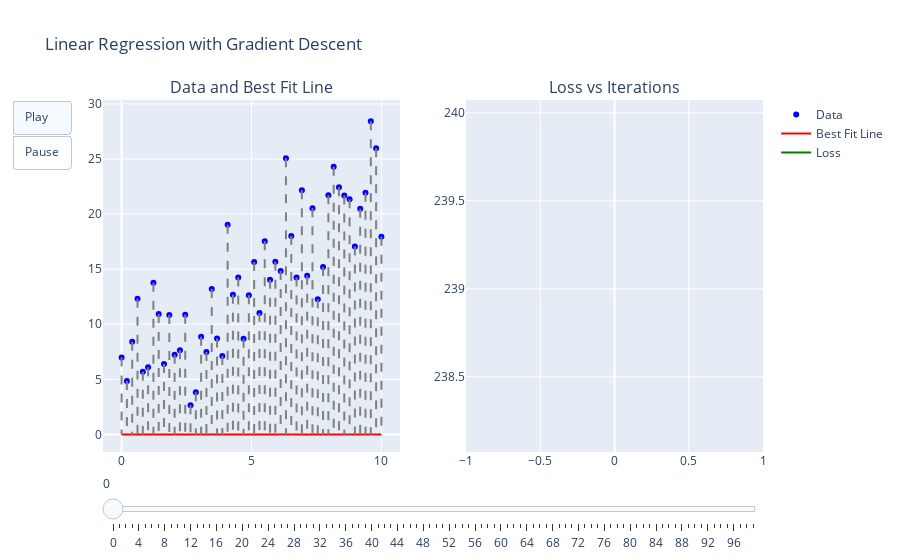

Notebook source saved alongside this figure:
### Markdown cell above
## Simple line fitting using mean squared error cost function

### Code cell
import numpy as np
import plotly.graph_objects as go
from plotly.subplots import make_subplots

# ----------------------------
# Data Generation
# ----------------------------
def generate_data(m=2, c=3, n=50, noise=5, seed=42):
    np.random.seed(seed)
    X = np.linspace(0, 10, n)
    y = m * X + c + np.random.randn(n) * noise
    return X, y

# ----------------------------
# Gradient Descent
# ----------------------------
def gradient_descent(X, y, lr=0.001, iters=100, init_m=0, init_c=0):
    m, c = init_m, init_c
    n = len(y)
    losses, params = [], []

    for _ in range(iters):
        y_pred = m * X + c
        error = y_pred - y

        dm = (2/n) * np.dot(error, X)
        dc = (2/n) * np.sum(error)

        m -= lr * dm
        c -= lr * dc

        loss = np.mean(error**2)
        losses.append(loss)
        params.append((m, c, y_pred))
    return params, losses

# ----------------------------
# Parameters
# ----------------------------
true_m, true_c = 2, 5
noise = 4
n_points = 50
lr = 0.001
iterations = 100
init_m, init_c = 0, 0

X, y = generate_data(m=true_m, c=true_c, n=n_points, noise=noise)
params, losses = gradient_descent(X, y, lr=lr, iters=iterations,
                                  init_m=init_m, init_c=init_c)

# ----------------------------
# Helper: Build projection trace
# ----------------------------
def make_projection_trace(X, y, y_pred):
    x_proj, y_proj = [], []
    for xi, yi, ypi in zip(X, y, y_pred):
        x_proj += [xi, xi, None]
        y_proj += [yi, ypi, None]
    return x_proj, y_proj

# ----------------------------
# Initial traces (static + placeholders)
# ----------------------------
fig = make_subplots(rows=1, cols=2,
                    subplot_titles=("Data and Best Fit Line", "Loss vs Iterations"))

# Trace 0 = static data points (will never change)
fig.add_trace(go.Scatter(x=X, y=y, mode='markers',
                         marker=dict(color='blue'), name='Data'),
              row=1, col=1)

# Trace 1 = best-fit line (animated)
fig.add_trace(go.Scatter(x=X, y=params[0][2], mode='lines',
                         line=dict(color='red'), name='Best Fit Line'),
              row=1, col=1)

# Trace 2 = projections (animated)
x_proj, y_proj = make_projection_trace(X, y, params[0][2])
fig.add_trace(go.Scatter(x=x_proj, y=y_proj, mode='lines',
                         line=dict(color='gray', dash='dash'),
                         showlegend=False),
              row=1, col=1)

# Trace 3 = loss curve (animated)
fig.add_trace(go.Scatter(x=[0], y=[losses[0]], mode='lines',
                         line=dict(color='green'), name='Loss'),
              row=1, col=2)

# ----------------------------
# Frames (update traces 1, 2, 3 only)
# ----------------------------
frames = []
for i, (m, c, y_pred) in enumerate(params):
    # Projections
    x_proj, y_proj = make_projection_trace(X, y, y_pred)

    frames.append(go.Frame(
        data=[
            go.Scatter(x=X, y=y_pred),              # updates trace 1
            go.Scatter(x=x_proj, y=y_proj),         # updates trace 2
            go.Scatter(x=list(range(i+1)), y=losses[:i+1])  # updates trace 3
        ],
        traces=[1, 2, 3],  # which traces to update
        name=str(i)
    ))

# ----------------------------
# Layout + Controls
# ----------------------------
fig.update_layout(
    title="Linear Regression with Gradient Descent",
    updatemenus=[{
        "type": "buttons",
        "buttons": [
            {"label": "Play", "method": "animate",
             "args": [None, {"frame": {"duration": 100, "redraw": True},
                             "fromcurrent": True}]},
            {"label": "Pause", "method": "animate",
             "args": [[None], {"frame": {"duration": 0, "redraw": False},
                               "mode": "immediate"}]}
        ],
    }],
    sliders=[{
        "steps": [{"args": [[str(i)], {"frame": {"duration": 0, "redraw": True},
                                        "mode": "immediate"}],
                   "label": str(i), "method": "animate"} for i in range(iterations)]
    }]
)

fig.frames = frames
fig.show()

### Figure 1 — Plotly figure (JSON) as saved in the notebook; plotly's stock layout.template omitted (floating-point values rounded to 4 significant figures; data arrays with more than 128 entries replaced by an {"elided": "..."} marker saying what was removed)
{"data": [{"marker": {"color": "blue"}, "mode": "markers", "name": "Data", "type": "scatter", "x": [0.0, 0.2041, 0.4082, 0.6122, 0.8163, 1.02, 1.224, 1.429, 1.633, 1.837, 2.041, 2.245, 2.449, 2.653, 2.857, 3.061, 3.265, 3.469, 3.673, 3.878, 4.082, 4.286, 4.49, 4.694, 4.898, 5.102, 5.306, 5.51, 5.714, 5.918, 6.122, 6.327, 6.531, 6.735, 6.939, 7.143, 7.347, 7.551, 7.755, 7.959, 8.163, 8.367, 8.571, 8.776, 8.98, 9.184, 9.388, 9.592, 9.796, 10.0], "xaxis": "x", "y": [6.987, 4.855, 8.407, 12.32, 5.696, 6.104, 13.77, 10.93, 6.387, 10.84, 7.228, 7.627, 10.87, 2.653, 3.815, 8.873, 7.479, 13.2, 8.715, 7.106, 19.03, 12.67, 14.25, 8.689, 12.62, 15.65, 11.01, 17.52, 14.03, 15.67, 14.84, 25.06, 18.01, 14.24, 22.17, 14.4, 20.53, 12.26, 15.2, 21.71, 24.28, 22.42, 21.68, 21.35, 17.05, 20.49, 21.93, 28.41, 25.97, 17.95], "yaxis": "y"}, {"line": {"color": "red"}, "mode": "lines", "name": "Best Fit Line", "type": "scatter", "x": [0.0, 0.2041, 0.4082, 0.6122, 0.8163, 1.02, 1.224, 1.429, 1.633, 1.837, 2.041, 2.245, 2.449, 2.653, 2.857, 3.061, 3.265, 3.469, 3.673, 3.878, 4.082, 4.286, 4.49, 4.694, 4.898, 5.102, 5.306, 5.51, 5.714, 5.918, 6.122, 6.327, 6.531, 6.735, 6.939, 7.143, 7.347, 7.551, 7.755, 7.959, 8.163, 8.367, 8.571, 8.776, 8.98, 9.184, 9.388, 9.592, 9.796, 10.0], "xaxis": "x", "y": [0.0, 0.0, 0.0, 0.0, 0.0, 0.0, 0.0, 0.0, 0.0, 0.0, 0.0, 0.0, 0.0, 0.0, 0.0, 0.0, 0.0, 0.0, 0.0, 0.0, 0.0, 0.0, 0.0, 0.0, 0.0, 0.0, 0.0, 0.0, 0.0, 0.0, 0.0, 0.0, 0.0, 0.0, 0.0, 0.0, 0.0, 0.0, 0.0, 0.0, 0.0, 0.0, 0.0, 0.0, 0.0, 0.0, 0.0, 0.0, 0.0, 0.0], "yaxis": "y"}, {"line": {"color": "gray", "dash": "dash"}, "mode": "lines", "showlegend": false, "type": "scatter", "x": {"elided": "150 float values"}, "xaxis": "x", "y": {"elided": "150 float values"}, "yaxis": "y"}, {"line": {"color": "green"}, "mode": "lines", "name": "Loss", "type": "scatter", "x": [0], "xaxis": "x2", "y": [239.1], "yaxis": "y2"}], "layout": {"annotations": [{"font": {"size": 16}, "showarrow": false, "text": "Data and Best Fit Line", "x": 0.225, "xanchor": "center", "xref": "paper", "y": 1, "yanchor": "bottom", "yref": "paper"}, {"font": {"size": 16}, "showarrow": false, "text": "Loss vs Iterations", "x": 0.775, "xanchor": "center", "xref": "paper", "y": 1, "yanchor": "bottom", "yref": "paper"}], "sliders": [{"steps": [{"args": [["0"], {"frame": {"duration": 0, "redraw": true}, "mode": "immediate"}], "label": "0", "method": "animate"}, {"args": [["1"], {"frame": {"duration": 0, "redraw": true}, "mode": "immediate"}], "label": "1", "method": "animate"}, {"args": [["2"], {"frame": {"duration": 0, "redraw": true}, "mode": "immediate"}], "label": "2", "method": "animate"}, {"args": [["3"], {"frame": {"duration": 0, "redraw": true}, "mode": "immediate"}], "label": "3", "method": "animate"}, {"args": [["4"], {"frame": {"duration": 0, "redraw": true}, "mode": "immediate"}], "label": "4", "method": "animate"}, {"args": [["5"], {"frame": {"duration": 0, "redraw": true}, "mode": "immediate"}], "label": "5", "method": "animate"}, {"args": [["6"], {"frame": {"duration": 0, "redraw": true}, "mode": "immediate"}], "label": "6", "method": "animate"}, {"args": [["7"], {"frame": {"duration": 0, "redraw": true}, "mode": "immediate"}], "label": "7", "method": "animate"}, {"args": [["8"], {"frame": {"duration": 0, "redraw": true}, "mode": "immediate"}], "label": "8", "method": "animate"}, {"args": [["9"], {"frame": {"duration": 0, "redraw": true}, "mode": "immediate"}], "label": "9", "method": "animate"}, {"args": [["10"], {"frame": {"duration": 0, "redraw": true}, "mode": "immediate"}], "label": "10", "method": "animate"}, {"args": [["11"], {"frame": {"duration": 0, "redraw": true}, "mode": "immediate"}], "label": "11", "method": "animate"}, {"args": [["12"], {"frame": {"duration": 0, "redraw": true}, "mode": "immediate"}], "label": "12", "method": "animate"}, {"args": [["13"], {"frame": {"duration": 0, "redraw": true}, "mode": "immediate"}], "label": "13", "method": "animate"}, {"args": [["14"], {"frame": {"duration": 0, "redraw": true}, "mode": "immediate"}], "label": "14", "method": "animate"}, {"args": [["15"], {"frame": {"duration": 0, "redraw": true}, "mode": "immediate"}], "label": "15", "method": "animate"}, {"args": [["16"], {"frame": {"duration": 0, "redraw": true}, "mode": "immediate"}], "label": "16", "method": "animate"}, {"args": [["17"], {"frame": {"duration": 0, "redraw": true}, "mode": "immediate"}], "label": "17", "method": "animate"}, {"args": [["18"], {"frame": {"duration": 0, "redraw": true}, "mode": "immediate"}], "label": "18", "method": "animate"}, {"args": [["19"], {"frame": {"duration": 0, "redraw": true}, "mode": "immediate"}], "label": "19", "method": "animate"}, {"args": [["20"], {"frame": {"duration": 0, "redraw": true}, "mode": "immediate"}], "label": "20", "method": "animate"}, {"args": [["21"], {"frame": {"duration": 0, "redraw": true}, "mode": "immediate"}], "label": "21", "method": "animate"}, {"args": [["22"], {"frame": {"duration": 0, "redraw": true}, "mode": "immediate"}], "label": "22", "method": "animate"}, {"args": [["23"], {"frame": {"duration": 0, "redraw": true}, "mode": "immediate"}], "label": "23", "method": "animate"}, {"args": [["24"], {"frame": {"duration": 0, "redraw": true}, "mode": "immediate"}], "label": "24", "method": "animate"}, {"args": [["25"], {"frame": {"duration": 0, "redraw": true}, "mode": "immediate"}], "label": "25", "method": "animate"}, {"args": [["26"], {"frame": {"duration": 0, "redraw": true}, "mode": "immediate"}], "label": "26", "method": "animate"}, {"args": [["27"], {"frame": {"duration": 0, "redraw": true}, "mode": "immediate"}], "label": "27", "method": "animate"}, {"args": [["28"], {"frame": {"duration": 0, "redraw": true}, "mode": "immediate"}], "label": "28", "method": "animate"}, {"args": [["29"], {"frame": {"duration": 0, "redraw": true}, "mode": "immediate"}], "label": "29", "method": "animate"}, {"args": [["30"], {"frame": {"duration": 0, "redraw": true}, "mode": "immediate"}], "label": "30", "method": "animate"}, {"args": [["31"], {"frame": {"duration": 0, "redraw": true}, "mode": "immediate"}], "label": "31", "method": "animate"}, {"args": [["32"], {"frame": {"duration": 0, "redraw": true}, "mode": "immediate"}], "label": "32", "method": "animate"}, {"args": [["33"], {"frame": {"duration": 0, "redraw": true}, "mode": "immediate"}], "label": "33", "method": "animate"}, {"args": [["34"], {"frame": {"duration": 0, "redraw": true}, "mode": "immediate"}], "label": "34", "method": "animate"}, {"args": [["35"], {"frame": {"duration": 0, "redraw": true}, "mode": "immediate"}], "label": "35", "method": "animate"}, {"args": [["36"], {"frame": {"duration": 0, "redraw": true}, "mode": "immediate"}], "label": "36", "method": "animate"}, {"args": [["37"], {"frame": {"duration": 0, "redraw": true}, "mode": "immediate"}], "label": "37", "method": "animate"}, {"args": [["38"], {"frame": {"duration": 0, "redraw": true}, "mode": "immediate"}], "label": "38", "method": "animate"}, {"args": [["39"], {"frame": {"duration": 0, "redraw": true}, "mode": "immediate"}], "label": "39", "method": "animate"}, {"args": [["40"], {"frame": {"duration": 0, "redraw": true}, "mode": "immediate"}], "label": "40", "method": "animate"}, {"args": [["41"], {"frame": {"duration": 0, "redraw": true}, "mode": "immediate"}], "label": "41", "method": "animate"}, {"args": [["42"], {"frame": {"duration": 0, "redraw": true}, "mode": "immediate"}], "label": "42", "method": "animate"}, {"args": [["43"], {"frame": {"duration": 0, "redraw": true}, "mode": "immediate"}], "label": "43", "method": "animate"}, {"args": [["44"], {"frame": {"duration": 0, "redraw": true}, "mode": "immediate"}], "label": "44", "method": "animate"}, {"args": [["45"], {"frame": {"duration": 0, "redraw": true}, "mode": "immediate"}], "label": "45", "method": "animate"}, {"args": [["46"], {"frame": {"duration": 0, "redraw": true}, "mode": "immediate"}], "label": "46", "method": "animate"}, {"args": [["47"], {"frame": {"duration": 0, "redraw": true}, "mode": "immediate"}], "label": "47", "method": "animate"}, {"args": [["48"], {"frame": {"duration": 0, "redraw": true}, "mode": "immediate"}], "label": "48", "method": "animate"}, {"args": [["49"], {"frame": {"duration": 0, "redraw": true}, "mode": "immediate"}], "label": "49", "method": "animate"}, {"args": [["50"], {"frame": {"duration": 0, "redraw": true}, "mode": "immediate"}], "label": "50", "method": "animate"}, {"args": [["51"], {"frame": {"duration": 0, "redraw": true}, "mode": "immediate"}], "label": "51", "method": "animate"}, {"args": [["52"], {"frame": {"duration": 0, "redraw": true}, "mode": "immediate"}], "label": "52", "method": "animate"}, {"args": [["53"], {"frame": {"duration": 0, "redraw": true}, "mode": "immediate"}], "label": "53", "method": "animate"}, {"args": [["54"], {"frame": {"duration": 0, "redraw": true}, "mode": "immediate"}], "label": "54", "method": "animate"}, {"args": [["55"], {"frame": {"duration": 0, "redraw": true}, "mode": "immediate"}], "label": "55", "method": "animate"}, {"args": [["56"], {"frame": {"duration": 0, "redraw": true}, "mode": "immediate"}], "label": "56", "method": "animate"}, {"args": [["57"], {"frame": {"duration": 0, "redraw": true}, "mode": "immediate"}], "label": "57", "method": "animate"}, {"args": [["58"], {"frame": {"duration": 0, "redraw": true}, "mode": "immediate"}], "label": "58", "method": "animate"}, {"args": [["59"], {"frame": {"duration": 0, "redraw": true}, "mode": "immediate"}], "label": "59", "method": "animate"}, {"args": [["60"], {"frame": {"duration": 0, "redraw": true}, "mode": "immediate"}], "label": "60", "method": "animate"}, {"args": [["61"], {"frame": {"duration": 0, "redraw": true}, "mode": "immediate"}], "label": "61", "method": "animate"}, {"args": [["62"], {"frame": {"duration": 0, "redraw": true}, "mode": "immediate"}], "label": "62", "method": "animate"}, {"args": [["63"], {"frame": {"duration": 0, "redraw": true}, "mode": "immediate"}], "label": "63", "method": "animate"}, {"args": [["64"], {"frame": {"duration": 0, "redraw": true}, "mode": "immediate"}], "label": "64", "method": "animate"}, {"args": [["65"], {"frame": {"duration": 0, "redraw": true}, "mode": "immediate"}], "label": "65", "method": "animate"}, {"args": [["66"], {"frame": {"duration": 0, "redraw": true}, "mode": "immediate"}], "label": "66", "method": "animate"}, {"args": [["67"], {"frame": {"duration": 0, "redraw": true}, "mode": "immediate"}], "label": "67", "method": "animate"}, {"args": [["68"], {"frame": {"duration": 0, "redraw": true}, "mode": "immediate"}], "label": "68", "method": "animate"}, {"args": [["69"], {"frame": {"duration": 0, "redraw": true}, "mode": "immediate"}], "label": "69", "method": "animate"}, {"args": [["70"], {"frame": {"duration": 0, "redraw": true}, "mode": "immediate"}], "label": "70", "method": "animate"}, {"args": [["71"], {"frame": {"duration": 0, "redraw": true}, "mode": "immediate"}], "label": "71", "method": "animate"}, {"args": [["72"], {"frame": {"duration": 0, "redraw": true}, "mode": "immediate"}], "label": "72", "method": "animate"}, {"args": [["73"], {"frame": {"duration": 0, "redraw": true}, "mode": "immediate"}], "label": "73", "method": "animate"}, {"args": [["74"], {"frame": {"duration": 0, "redraw": true}, "mode": "immediate"}], "label": "74", "method": "animate"}, {"args": [["75"], {"frame": {"duration": 0, "redraw": true}, "mode": "immediate"}], "label": "75", "method": "animate"}, {"args": [["76"], {"frame": {"duration": 0, "redraw": true}, "mode": "immediate"}], "label": "76", "method": "animate"}, {"args": [["77"], {"frame": {"duration": 0, "redraw": true}, "mode": "immediate"}], "label": "77", "method": "animate"}, {"args": [["78"], {"frame": {"duration": 0, "redraw": true}, "mode": "immediate"}], "label": "78", "method": "animate"}, {"args": [["79"], {"frame": {"duration": 0, "redraw": true}, "mode": "immediate"}], "label": "79", "method": "animate"}, {"args": [["80"], {"frame": {"duration": 0, "redraw": true}, "mode": "immediate"}], "label": "80", "method": "animate"}, {"args": [["81"], {"frame": {"duration": 0, "redraw": true}, "mode": "immediate"}], "label": "81", "method": "animate"}, {"args": [["82"], {"frame": {"duration": 0, "redraw": true}, "mode": "immediate"}], "label": "82", "method": "animate"}, {"args": [["83"], {"frame": {"duration": 0, "redraw": true}, "mode": "immediate"}], "label": "83", "method": "animate"}, {"args": [["84"], {"frame": {"duration": 0, "redraw": true}, "mode": "immediate"}], "label": "84", "method": "animate"}, {"args": [["85"], {"frame": {"duration": 0, "redraw": true}, "mode": "immediate"}], "label": "85", "method": "animate"}, {"args": [["86"], {"frame": {"duration": 0, "redraw": true}, "mode": "immediate"}], "label": "86", "method": "animate"}, {"args": [["87"], {"frame": {"duration": 0, "redraw": true}, "mode": "immediate"}], "label": "87", "method": "animate"}, {"args": [["88"], {"frame": {"duration": 0, "redraw": true}, "mode": "immediate"}], "label": "88", "method": "animate"}, {"args": [["89"], {"frame": {"duration": 0, "redraw": true}, "mode": "immediate"}], "label": "89", "method": "animate"}, {"args": [["90"], {"frame": {"duration": 0, "redraw": true}, "mode": "immediate"}], "label": "90", "method": "animate"}, {"args": [["91"], {"frame": {"duration": 0, "redraw": true}, "mode": "immediate"}], "label": "91", "method": "animate"}, {"args": [["92"], {"frame": {"duration": 0, "redraw": true}, "mode": "immediate"}], "label": "92", "method": "animate"}, {"args": [["93"], {"frame": {"duration": 0, "redraw": true}, "mode": "immediate"}], "label": "93", "method": "animate"}, {"args": [["94"], {"frame": {"duration": 0, "redraw": true}, "mode": "immediate"}], "label": "94", "method": "animate"}, {"args": [["95"], {"frame": {"duration": 0, "redraw": true}, "mode": "immediate"}], "label": "95", "method": "animate"}, {"args": [["96"], {"frame": {"duration": 0, "redraw": true}, "mode": "immediate"}], "label": "96", "method": "animate"}, {"args": [["97"], {"frame": {"duration": 0, "redraw": true}, "mode": "immediate"}], "label": "97", "method": "animate"}, {"args": [["98"], {"frame": {"duration": 0, "redraw": true}, "mode": "immediate"}], "label": "98", "method": "animate"}, {"args": [["99"], {"frame": {"duration": 0, "redraw": true}, "mode": "immediate"}], "label": "99", "method": "animate"}]}], "title": {"text": "Linear Regression with Gradient Descent"}, "updatemenus": [{"buttons": [{"args": [null, {"frame": {"duration": 100, "redraw": true}, "fromcurrent": true}], "label": "Play", "method": "animate"}, {"args": [[null], {"frame": {"duration": 0, "redraw": false}, "mode": "immediate"}], "label": "Pause", "method": "animate"}], "type": "buttons"}], "xaxis": {"anchor": "y", "domain": [0, 0.45]}, "xaxis2": {"anchor": "y2", "domain": [0.55, 1]}, "yaxis": {"anchor": "x", "domain": [0, 1]}, "yaxis2": {"anchor": "x2", "domain": [0, 1]}}}
